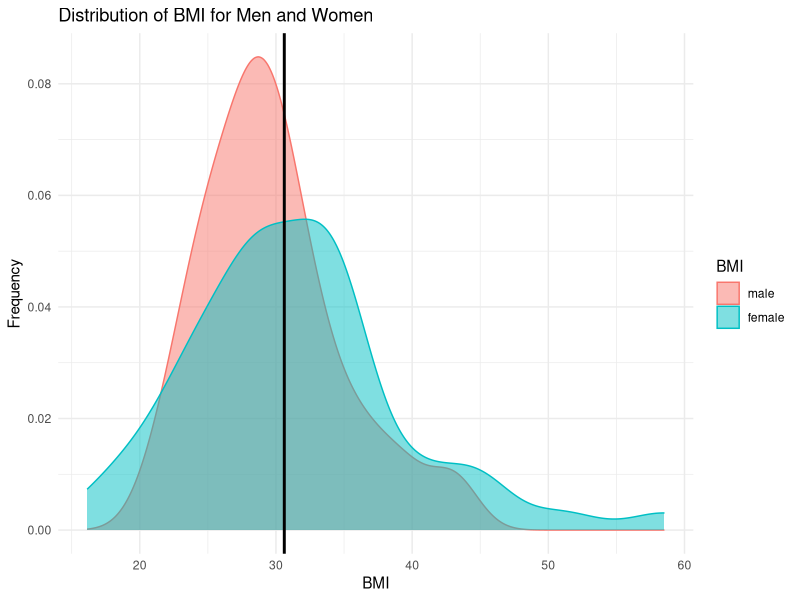
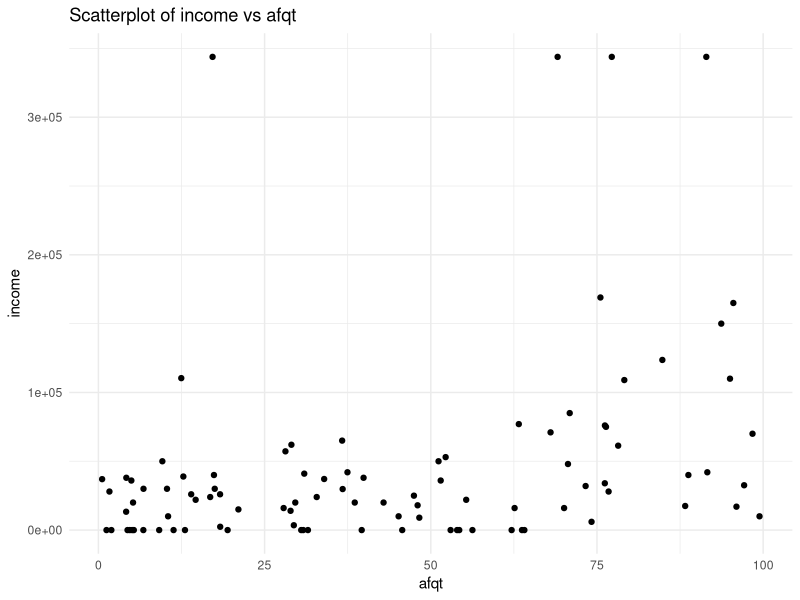
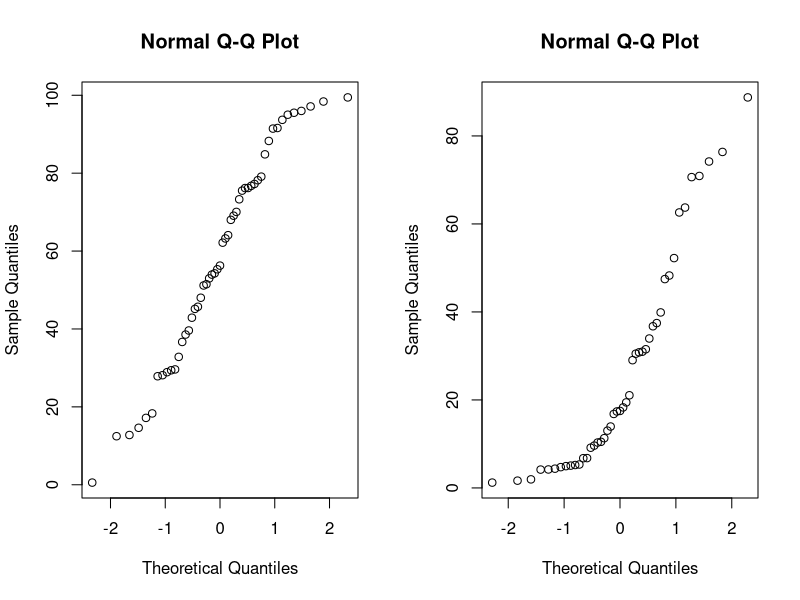
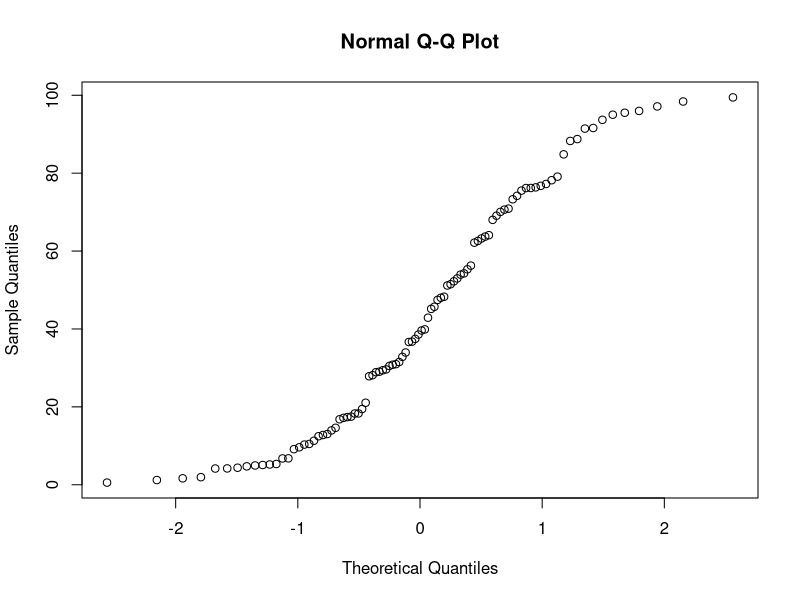
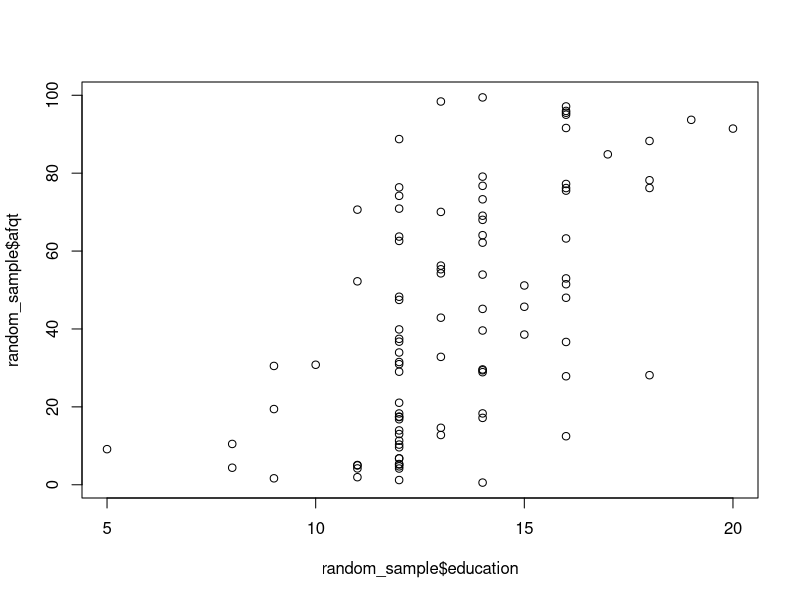

Source code (R) for these figures, in order:
library(modelr); library(dplyr); library(ggplot2); library(car)

data = heights

# Find the sample size of the dataset
sample_size <- nrow(data); sample_size
# Which are numeric variables
numeric_vars <- select_if(data, is.numeric); numeric_vars 
# Which are categoric variables
categoric_vars <- select_if(data, is.factor); categoric_vars

# Draw a Random Sample of 100
set.seed(7283652)
random_sample <- data[sample(nrow(data), size=100, replace=FALSE), ]

# Convert weight to kg and height to meters
random_sample$weight_kg <- random_sample$weight * 0.453592
random_sample$height_m <- random_sample$height * 0.0254

# Define BMI, Obese and levels variable
random_sample <- random_sample %>% mutate(BMI = weight_kg / (height_m)^2)
random_sample <- random_sample %>% mutate(Obese = ifelse(BMI >= 30, TRUE, FALSE))
random_sample <- random_sample %>% mutate(Levels = case_when(
  BMI < 25 ~ "normal", BMI >= 25 & BMI < 30 ~ "overweight", BMI >= 30 ~ "Obese"
))

# Create a plot that shows the distribution of BMI for men and women
ggplot(random_sample, aes(x=BMI, color=sex, fill=sex)) +
  geom_density(alpha=0.5) +
  geom_vline(xintercept = mean(random_sample$BMI), color="black", size=1) +
  labs(title="Distribution of BMI for Men and Women", 
       x="BMI",
       y="Frequency",
       color="BMI",
       fill="BMI") +
  theme_minimal()

# Remove rows with missing values
random_sample <- na.omit(random_sample)

# Show the association between income and afqt (armed forces qualification test score)
ggplot(random_sample, aes(x=afqt, y=income)) +
  geom_point() +
  labs(title="Scatterplot of income vs afqt", x="afqt", y="income") +
  theme_minimal()
# Quantitatively measure association using correlation coefficient
correlation = cor(random_sample$income, random_sample$afqt); correlation

# Create a subset of the random sample
subset_df <- random_sample[, c("afqt", "education")]
post_education <- subset_df[subset_df$education >= 13, "afqt"]
no_post_education <- subset_df[subset_df$education < 13, "afqt"]
# Null Hypothesis (H0): µ_post_edu = µ_no_post_edu
# Alternate Hypothesis (HA): µ_post_edu ≠ µ_no_post_edu
# afqt scores are independent between individuals
# Check for normality
par(mfrow = c(1, 2))
qqnorm(post_education$afqt)
qqnorm(no_post_education$afqt)
# Both post education and no post education approximately follow a straight line
# So we can assume they are both approximately normal
# t.test to check if there is a statistically significant difference b/w the means
test_statistic <- t.test(post_education, no_post_education)
p_value <- test_statistic$p.value
if (p_value < 0.05) {
  print("Reject the null hypothesis")
} else {
  print("Fail to reject the null hypothesis")
}

# Create subsets
# school-only = 0; some post edu = 1; more post edu = 2
subset_df$education_group <- cut(subset_df$education,
                                 breaks = c(-Inf, 12, 15, Inf),
                                 labels = c("0", "1", "2"),
                                 include.lowest = TRUE)
# Null Hypothesis (H0): There is no difference in the mean afqt scores among the three groups
# Alternate Hypothesis (HA): There is a difference
# Assume independence and distributions seem normal approximately
par(mfrow=c(1,1))
qqnorm(subset_df$afqt)
# Check if variance is equal among the distributions
levene_test = leveneTest(afqt ~ education_group, data=subset_df)
print(levene_test)
anova_result <- aov(afqt ~ education_group, data=subset_df)
print(summary(anova_result))

plot(random_sample$education, random_sample$afqt)

##############################################################################################
# Proving alpha = type I error
# H_0 : µ = 0.5  # H_A : µ ≠ 0.5
set.seed(7283652)
# Define the parameters
n=30; alpha=0.05; mu=0.5;
# number of simulations to perform
num_simulations = 80000
reject_count = 0

# Perform simulations
for (i in 1:num_simulations) {
  # Generate the uniform dist. sample with given range
  sample_data <- runif(n, min=0, max=1)
  # Perform hypothesis test
  test_statistic <- t.test(sample_data, mu=mu, alternative="two.sided")
  # Calculate the p-value for the two-sided test
  p_value = test_statistic$p.value
  # CHeck if null hypothesis should be rejected
  if (p_value < alpha) {
    reject_count <- reject_count + 1
  }
}

# Estimate type 1 error rate
type_1_error_rate = reject_count / num_simulations; print(type_1_error_rate)
